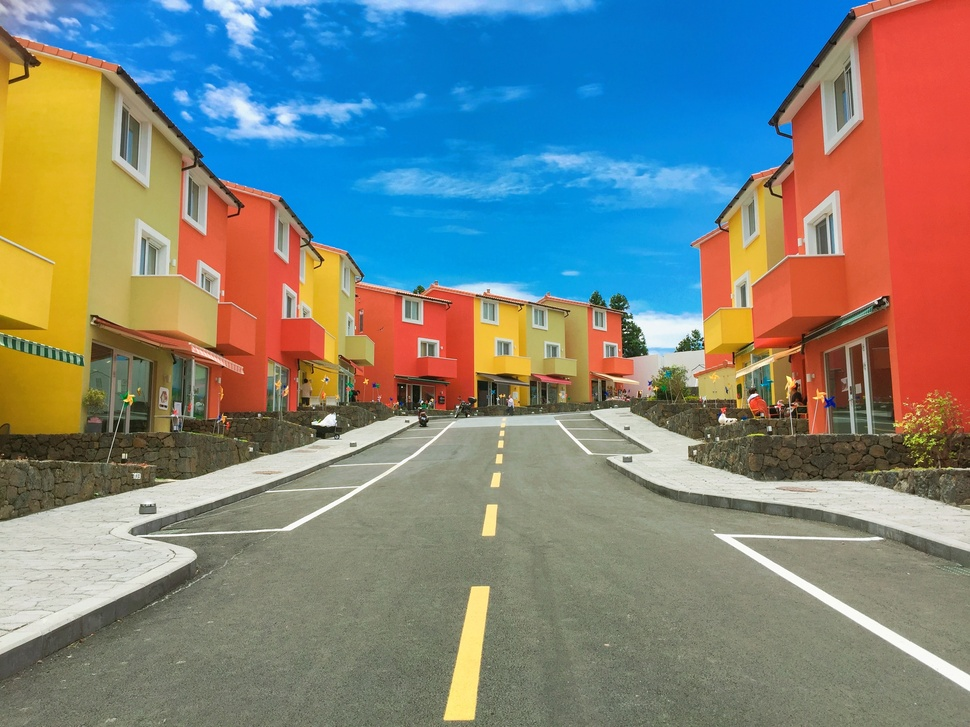
#> input picture scripts/python-scripts-master/_UPDATE/Color_detection/colorpic.jpg, 970 x 727 px, shrunk from 3264 x 2448 before the run
$ python Image_editing_script.py
#> lines starting #> are read from the running program, lines starting #| are printed output that depends on the picture
"""
IMAGE EDITOR USING PILLOW LIBRARY.
"""

# Importing the image module from pillow library.

# Importing ImageFilter, ImageEnhance modules from pillow library.

from PIL import Image, ImageFilter, ImageEnhance

# Importing system module.

import sys

"""
============================================================================
^^^~~~~~~~~~~~~~~~~~~~~~|||||DEFINED FUNCTIONS|||||~~~~~~~~~~~~~~~~~~~~~~^^^
============================================================================
"""

"""
============== Function to show available options on CLI ==================
"""


def home():

    print(" --> 1. Flip the image.")

    print(" --> 2. Rotate the image by 90 degrees.")

    print(" --> 3. Rotate the image by 180 degrees")

    print(" --> 4. Blur the image")

    print(" --> 5. Embossed image")

    print(" --> 6. Apply more filters")

    print(" --> 7. Contrast adjustments")

    print(" --> 8. Increase sharpness")

    print(" --> 9. quit")

    print(" ")


"""
======================== Function to save edited image ========================
"""


# This function will ask the user if he wants the edited file to be saved


# [43 lines left out: function saving_edited_image, not called in this run]


"""
================== Function for edited image preview =======================
"""


"""
this function will ask the user if he wants a
preview of edited image or not and will provide the same
"""


def edited_image_preview(image_name):

    print("=======Do you want to preview the edited image ?=======")

    preview_choice = input("Type 1 for YES and 2 for NO : ")

    if preview_choice in ("1", "2"):

        if preview_choice == "1":

            # this will show the edited image for the user to review

            image_name.show()

            # function to save the image is called

            saving_edited_image()

        if preview_choice == "2":
            # function to save the image is again called

            saving_edited_image()

    else:

        print("=====!!! PLEASE CHOOSE FROM SPECIFIED OPTIONS !!!=====")

        edited_image_preview(image_name)


"""
====================== Function to flip image =====================
"""


def flip():

    flipped_image = im.transpose(Image.FLIP_LEFT_RIGHT)

    # function to preview edited image is called

    edited_image_preview(flipped_image)


"""
=================== Function to rotate image by 90 degrees =================
"""


# [7 lines left out: function rotate_90, not called in this run]


"""
================ Function to rotate image by 180 image ============
"""


# [7 lines left out: function rotate_180, not called in this run]


"""================= function to blur the image ==================="""


# [7 lines left out: function blur, not called in this run]


"""================== Function to emboss the image =================="""


# [7 lines left out: function embossing, not called in this run]


"""================ Function to sharpen the image ====================="""


# [9 lines left out: function sharpen, not called in this run]


"""============= Function for changing the contrast ================="""


# this is the function to increase or decrease the contrast of the image


# [53 lines left out: function contrast, not called in this run]


"""
=============Function to show available filter options on CLI=================
"""


# [17 lines left out: function filter_options, not called in this run]


"""
=========Functions containing different RGB values for different filters=======
"""

"""
- these are the functions defined for different filters

- new_red, new_green, new_blue will store the modified
  r, g, b values of the image
"""

# function for black and white filter


# [97 lines left out: functions black_n_white, sepia, negative, rust, canary_yellow, dracula and 1 more, not called in this run]


"""
==========Function for the filter selection submenu==========
"""


# [90 lines left out: function submenu_filters, not called in this run]


"""
====================== MAIN MENU =========================
"""


def main():

    while True:

        # showing list of operations to be performed on the image onto the CLI

        home()

        choice = input("Choose the action you want to " "take (1,2,3,4,5,6,7,8,9) : ")

        if choice in ("1", "2", "3", "4", "5", "6", "7", "8", "9"):

            if choice == "1":
                flip()

            if choice == "2":
                rotate_90()

            if choice == "3":
                rotate_180()

            if choice == "4":
                blur()

            if choice == "5":
                embossing()

            if choice == "6":
                submenu_filters()

            if choice == "7":
                contrast()

            if choice == "8":
                sharpen()

            if choice == "9":

                # final message as the program is closed

                print("Thanks for using Image editor")

                sys.exit()  # terminates the program

        else:

            print("=====!!! PLEASE CHOOSE FROM SPECIFIED OPTIONS !!!=====")

            main()


"""======================================================================"""

print("=" * 22 + "IMAGE EDITOR SCRIPT" + "=" * 22)

print("==INSTRUCTIONS==")

print(" # Welcome to the image editing script.")

print(" # Start by entering the path of the image to be edited")

print(" # The path must include the image name along with the extension.")

print(" # Choose from the given editing options.")

print(
    " # Save the image by specifying the path and the new image name "
    "along with extension."
)

print(" ")

print("=" * 50)

# Taking path of image from the user

image_input = input(r"Enter the path of the image to be edited : ")
#> the answer given: ../Color_detection/colorpic.jpg

# creating an image object im

# converting image into RGB and loading it into im

im = Image.open(image_input).convert("RGB")
#> im is the input picture: PIL image 970x727 RGB; mean R, G, B 125.9, 132.4, 127.1

# im.size stores the width and height of the image in the tuple

width, height = im.size
#> width = 970; height = 727
#> the loop in main, `while True:` made 1 pass; the answer given on pass 1: 1
#> pass 1, in flip, `flipped_image = im.transpose(Image.FLIP_LEFT_RIGHT)`:
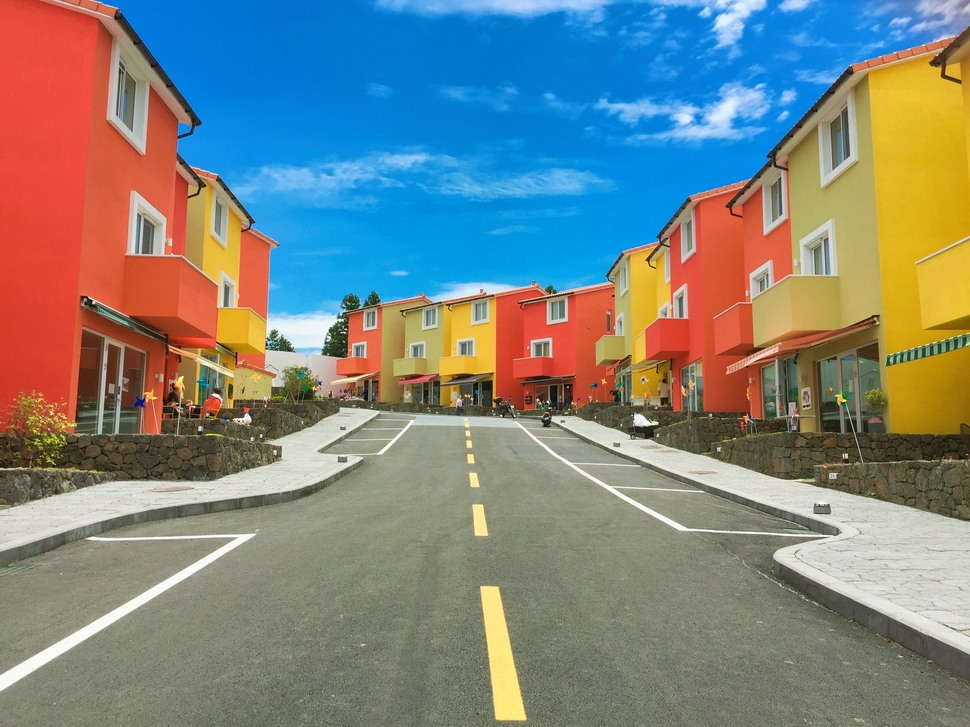
#> flipped_image: PIL image 970x727 RGB; mean R, G, B 125.9, 132.4, 127.1

pixels = im.load()

# Calling main function

#> (the run stopped early here; a loop or call above may not have finished)
